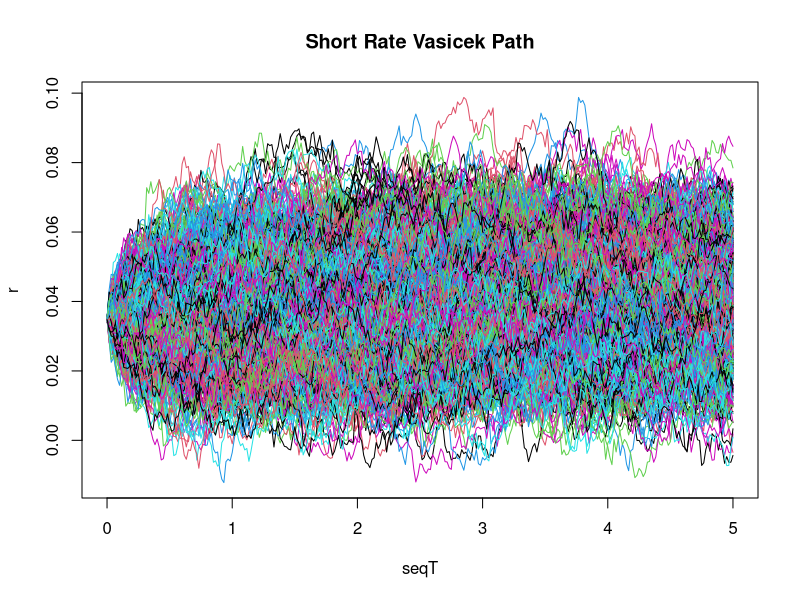

Here is the R script that generated this plot:
##################
# Vasicek
#       dr = a(b-r(t))dt + vdW(t)
#       Inc(i) = a(b-r(t))Inc(t) + vInc(W)      Inc(W) = sqrt(Inc(t))*rnorm(0,1)
#       r[i+1] = r[i] + Inc(i)
##################

# Bono
c=0.03;tau=1;Tvenc=10;Tcanc=5;

# modelo de Vasicek  dr(t) = a(b-r(t))dt + vdW(t)
r0=0.035;a=1;b=0.04;v=0.02;

# MonteCarlo Parameter
nobs = 300; nsims = 1000


ShortRateVasicek = function(a, b, r0, v, t, nobs, nsims)
{
    
    dt = t/nobs
    
    r = matrix(data = 0, nrow = nobs+1, ncol = nsims)
    r[1,] = r0
    
    for(i in 1:nsims)
    {
        for(j in 1:nobs+1)
        {
            dr = a*(b-r[j-1,i])*dt + v*sqrt(x = dt)*rnorm(n = 1, mean = 0, sd = 1)
            r[j,i] = r[j-1,i] + dr
        }
    }
    
    return(r)
}

r = ShortRateVasicek(a = a, b = b, r0 = r0, v = v, t = Tcanc, nobs = nobs, nsims = nsims)

dt = Tcanc/nobs
seqT = seq(0, Tcanc, dt)

matplot(x = seqT, y = r, type = "l", lty = 1, main = "Short Rate Vasicek Path")

# Para crear el valor de los P(Tc, T)
precioBonoCCVasicek<- function(r, a, b, v, T){
    B <- (1-exp(-T*a))/a
    A <- (T-B)*(b-v^2/(2*a^2))+B^2*v^2/(4*a)
    return(exp(-A-B*r))
}

# P(Tcanc,Tk) = precioBonoCCVasicek( r(Tcanc), a, b, v, Tk-Tcanc )


MatrizDto = matrix(data = 0, nrow = nsims, ncol = (Tvenc-Tcanc)) #nrow = nsims, ncol = Tc-Tvto

# precioBonoCCVasicek(r[(nobs+1),2], a, b, v, 2)
rtcanc = r[(nobs+1),]

# Tcanc = 5
# Tvto = 10

# Creation of P(Tc, Tk) matrix
for(i in 1:length(x = rtcanc))
{
    
    for(j in 1:(Tvenc - Tcanc))
    {
        
        MatrizDto[i,j] = precioBonoCCVasicek(r = rtcanc[i], a = a, b = b, v = v, T = j)
        
    }
    
}

# Creation of coupon payments

CPay = MatrizDto*c*tau

# Nominal payment
N = 1

NomPay = N*rtcanc

FinalPay = cbind(CPay, NomPay)

RemTc = rowSums(x = FinalPay) # SeRIA EL REM
# A-  CALCULAR MINIMO THE REM

Pago = pmin(RemTc, 1)
# B- CALCULAR PRECIO DE B SUM DE TIPOS DE INTERES MULTIPLICADOS POR DT
# Este BONO TIENE QUE SER UTILIZANDO EXP(COLSUM)
Bono = colSums(r[2:(nobs+1),]*dt)
    
# MEAN(A/B)

mean(Pago/Bono)

P0 = exp(x = -r0*Tcanc)*mean(Pago/Bono)
P0

# CUPONES UTILIZO VASICEKCC PRECIO DEL BONO P(0,1)*C*TAU + P(0,2)*C*TAU... + P(0,5)*C*TAU
# P(0,1) SE CALCULA UTILIZANDO LA FORMULA DADA
